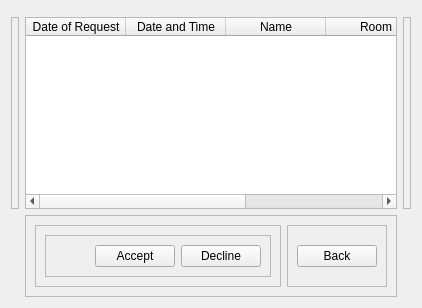
         <widget class="QWidget" name="checkreservation_page">
          <layout class="QGridLayout" name="gridLayout_5">
           <item row="0" column="1">
            <widget class="QFrame" name="frame_59">
             <property name="frameShape">
              <enum>QFrame::StyledPanel</enum>
             </property>
             <property name="frameShadow">
              <enum>QFrame::Raised</enum>
             </property>
            </widget>
           </item>
           <item row="1" column="0">
            <widget class="QFrame" name="frame_58">
             <property name="minimumSize">
              <size>
               <width>8</width>
               <height>0</height>
              </size>
             </property>
             <property name="frameShape">
              <enum>QFrame::StyledPanel</enum>
             </property>
             <property name="frameShadow">
              <enum>QFrame::Raised</enum>
             </property>
            </widget>
           </item>
           <item row="1" column="1">
            <widget class="QTableWidget" name="pendingRsv_table">
             <property name="contextMenuPolicy">
              <enum>Qt::DefaultContextMenu</enum>
             </property>
             <property name="gridStyle">
              <enum>Qt::SolidLine</enum>
             </property>
             <attribute name="horizontalHeaderShowSortIndicator" stdset="0">
              <bool>true</bool>
             </attribute>
             <attribute name="horizontalHeaderStretchLastSection">
              <bool>true</bool>
             </attribute>
             <attribute name="verticalHeaderStretchLastSection">
              <bool>false</bool>
             </attribute>
             <column>
              <property name="text">
               <string>Date of Request</string>
              </property>
             </column>
             <column>
              <property name="text">
               <string>Date and Time</string>
              </property>
             </column>
             <column>
              <property name="text">
               <string>Name</string>
              </property>
             </column>
             <column>
              <property name="text">
               <string>Room</string>
              </property>
             </column>
             <column>
              <property name="text">
               <string>Reason</string>
              </property>
             </column>
            </widget>
           </item>
           <item row="1" column="2">
            <widget class="QFrame" name="frame_57">
             <property name="minimumSize">
              <size>
               <width>8</width>
               <height>0</height>
              </size>
             </property>
             <property name="frameShape">
              <enum>QFrame::StyledPanel</enum>
             </property>
             <property name="frameShadow">
              <enum>QFrame::Raised</enum>
             </property>
            </widget>
           </item>
           <item row="2" column="1">
            <widget class="QFrame" name="frame_53">
             <property name="minimumSize">
              <size>
               <width>0</width>
               <height>64</height>
              </size>
             </property>
             <property name="frameShape">
              <enum>QFrame::StyledPanel</enum>
             </property>
             <property name="frameShadow">
              <enum>QFrame::Raised</enum>
             </property>
             <layout class="QHBoxLayout" name="horizontalLayout_27">
              <item>
               <widget class="QFrame" name="frame_54">
                <property name="frameShape">
                 <enum>QFrame::StyledPanel</enum>
                </property>
                <property name="frameShadow">
                 <enum>QFrame::Raised</enum>
                </property>
                <layout class="QHBoxLayout" name="horizontalLayout_13">
                 <item>
                  <widget class="QFrame" name="frame_55">
                   <property name="frameShape">
                    <enum>QFrame::StyledPanel</enum>
                   </property>
                   <property name="frameShadow">
                    <enum>QFrame::Raised</enum>
                   </property>
                   <layout class="QHBoxLayout" name="horizontalLayout_16">
                    <item>
                     <spacer name="horizontalSpacer_2">
                      <property name="orientation">
                       <enum>Qt::Horizontal</enum>
                      </property>
                      <property name="sizeHint" stdset="0">
                       <size>
                        <width>40</width>
                        <height>20</height>
                       </size>
                      </property>
                     </spacer>
                    </item>
                    <item>
                     <widget class="QPushButton" name="acceptRsv_btn">
                      <property name="sizePolicy">
                       <sizepolicy hsizetype="Fixed" vsizetype="Fixed">
                        <horstretch>0</horstretch>
                        <verstretch>0</verstretch>
                       </sizepolicy>
                      </property>
                      <property name="text">
                       <string>Accept</string>
                      </property>
                     </widget>
                    </item>
                    <item>
                     <widget class="QPushButton" name="declineRsv_btn">
                      <property name="sizePolicy">
                       <sizepolicy hsizetype="Fixed" vsizetype="Fixed">
                        <horstretch>0</horstretch>
                        <verstretch>0</verstretch>
                       </sizepolicy>
                      </property>
                      <property name="text">
                       <string>Decline</string>
                      </property>
                     </widget>
                    </item>
                   </layout>
                  </widget>
                 </item>
                </layout>
               </widget>
              </item>
              <item>
               <widget class="QFrame" name="frame_56">
                <property name="sizePolicy">
                 <sizepolicy hsizetype="Fixed" vsizetype="Preferred">
                  <horstretch>0</horstretch>
                  <verstretch>0</verstretch>
                 </sizepolicy>
                </property>
                <property name="frameShape">
                 <enum>QFrame::StyledPanel</enum>
                </property>
                <property name="frameShadow">
                 <enum>QFrame::Raised</enum>
                </property>
                <layout class="QGridLayout" name="gridLayout_12">
                 <item row="0" column="0">
                  <widget class="QPushButton" name="backRsv_btn">
                   <property name="sizePolicy">
                    <sizepolicy hsizetype="Fixed" vsizetype="Fixed">
                     <horstretch>0</horstretch>
                     <verstretch>0</verstretch>
                    </sizepolicy>
                   </property>
                   <property name="text">
                    <string>Back</string>
                   </property>
                   <property name="autoDefault">
                    <bool>false</bool>
                   </property>
                   <property name="default">
                    <bool>false</bool>
                   </property>
                   <property name="flat">
                    <bool>false</bool>
                   </property>
                  </widget>
                 </item>
                </layout>
               </widget>
              </item>
             </layout>
            </widget>
           </item>
          </layout>
         </widget>
